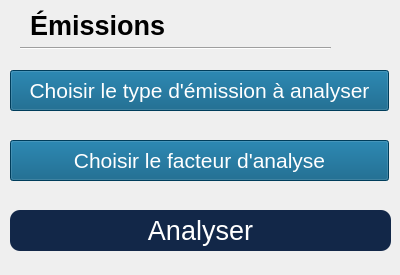
<?xml version="1.0" encoding="UTF-8"?>
<ui version="4.0">
 <class>Dialog</class>
 <widget class="QDialog" name="Dialog">
  <property name="geometry">
   <rect>
    <x>0</x>
    <y>0</y>
    <width>400</width>
    <height>275</height>
   </rect>
  </property>
  <property name="windowTitle">
   <string>Dialog</string>
  </property>
  <widget class="Line" name="line">
   <property name="geometry">
    <rect>
     <x>20</x>
     <y>40</y>
     <width>311</width>
     <height>16</height>
    </rect>
   </property>
   <property name="minimumSize">
    <size>
     <width>311</width>
     <height>16</height>
    </size>
   </property>
   <property name="orientation">
    <enum>Qt::Horizontal</enum>
   </property>
  </widget>
  <widget class="QLabel" name="label">
   <property name="geometry">
    <rect>
     <x>30</x>
     <y>10</y>
     <width>271</width>
     <height>31</height>
    </rect>
   </property>
   <property name="minimumSize">
    <size>
     <width>271</width>
     <height>31</height>
    </size>
   </property>
   <property name="font">
    <font>
     <pointsize>20</pointsize>
     <weight>75</weight>
     <bold>true</bold>
    </font>
   </property>
   <property name="text">
    <string>Émissions</string>
   </property>
  </widget>
  <widget class="QPushButton" name="pushButton_30">
   <property name="geometry">
    <rect>
     <x>10</x>
     <y>210</y>
     <width>381</width>
     <height>41</height>
    </rect>
   </property>
   <property name="font">
    <font>
     <pointsize>20</pointsize>
    </font>
   </property>
   <property name="styleSheet">
    <string notr="true">QPushButton {
    border-radius: 10px; 
color: rgb(255, 255, 255);
background-color: rgb(18, 39, 72);

}

QPushButton:hover {
background-color: rgb(170, 0, 0);
}


QPushButton:pressed {
    background-color: rgb(0, 0, 0);
}</string>
   </property>
   <property name="text">
    <string>Analyser</string>
   </property>
  </widget>
  <widget class="QPushButton" name="pushButton_31">
   <property name="geometry">
    <rect>
     <x>10</x>
     <y>70</y>
     <width>379</width>
     <height>41</height>
    </rect>
   </property>
   <property name="font">
    <font>
     <pointsize>16</pointsize>
    </font>
   </property>
   <property name="styleSheet">
    <string notr="true">

QPushButton {
    
color: rgb(255, 255, 255);
	background-color: rgb(0, 85, 127);

}</string>
   </property>
   <property name="text">
    <string>Choisir le type d'émission à analyser</string>
   </property>
  </widget>
  <widget class="QPushButton" name="pushButton_33">
   <property name="geometry">
    <rect>
     <x>10</x>
     <y>140</y>
     <width>379</width>
     <height>41</height>
    </rect>
   </property>
   <property name="font">
    <font>
     <pointsize>16</pointsize>
    </font>
   </property>
   <property name="styleSheet">
    <string notr="true">

QPushButton {
    
color: rgb(255, 255, 255);
	background-color: rgb(0, 85, 127);

}</string>
   </property>
   <property name="text">
    <string>Choisir le facteur d'analyse</string>
   </property>
  </widget>
 </widget>
 <resources/>
 <connections/>
</ui>
